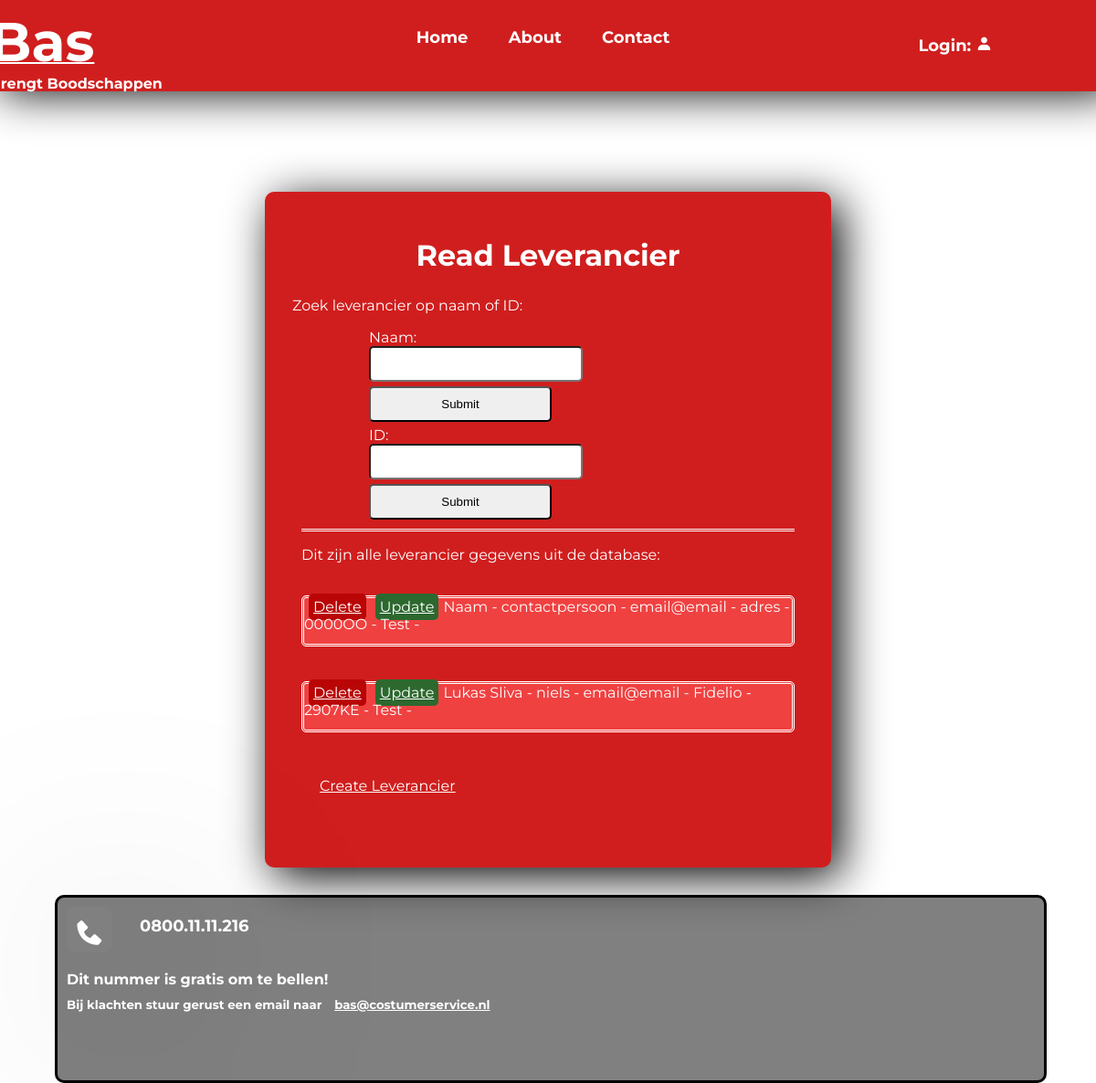
The app's page /levRead.php with its own data.
### tables this page shows
CREATE TABLE `leveranciers` (
  `levId` int(11) NOT NULL,
  `levNaam` varchar(15) NOT NULL,
  `levContact` varchar(20) DEFAULT NULL,
  `levEmail` varchar(30) NOT NULL,
  `levAdres` varchar(30) DEFAULT NULL,
  `levPostcode` varchar(6) DEFAULT NULL,
  `levWoonplaats` varchar(25) DEFAULT NULL
);

### Leveranciers.php (the view, shortened to what this page needs)
<?php
class Leveranciers
{
    function __construct($levNaam=NULL, $levContact=NULL, $levEmail=NULL, $levAdres=NULL, $levPostcode=NULL, $levWoonplaats=NULL)
    {
        $this->levNaam = $levNaam;
        $this->levContact = $levContact;
        $this->levEmail = $levEmail;
        $this->levAdres = $levAdres;
        $this->levPostcode = $levPostcode;
        $this->levWoonplaats = $levWoonplaats;
    }
    public function readLeveranciers() {
        require 'pureConnect.php';
        $sql = $conn->prepare('SELECT * FROM Leveranciers');
        $sql->execute();
        foreach($sql as $lev) {
            $levObject = new Leveranciers($lev['levNaam'], $lev['levContact'], $lev['levEmail'], $lev['levAdres'], $lev['levPostcode'], $lev['levWoonplaats']);
            echo '<br>';
            echo '<div class="readList">';
            echo '<a href="levDelete.php?action=delete&levId=' . $lev['levId'] . '" class="deleteButton" onclick="return confirm(\'Are you sure you want to delete this lev?\')">Delete</a>';
            echo '<a href="levUpdateForm.php?action=update&levId=' . $lev['levId'] . '"class="updateButton">Update</a>';
            echo $levObject->levNaam . ' - ';
            echo $levObject->levContact . ' - ';
            echo $levObject->levEmail . ' - ';
            echo $levObject->levAdres . ' - ';
            echo $levObject->levPostcode . ' - ';
            echo $levObject->levWoonplaats . ' - ';
            echo '</div>';
            echo '<br>';
        }
    }
}
?>

### style.css (style rules this page uses)
body { margin: 0; font-family: 'Montserrat', sans-serif; }
.deleteButton, #cancel { background-color: rgb(185, 5, 5); }
.updateButton { background-color: #2d692f; }
.readList { background-color: rgb(240, 65, 65); border-radius: 5px; height: 50px; border-color: white; border-style: double; }
a { color: white; }

### levRead.php (style rules this page uses)
a { margin: 5px; padding: 5px; border-radius: 5px; }

### records on screen
leveranciers: levNaam "Naam", levContact "contactpersoon", levEmail "email@email", levAdres "adres", levPostcode "0000OO", levWoonplaats "Test"
leveranciers: levNaam "Lukas Sliva", levContact "niels", levEmail "email@email", levAdres "Fidelio", levPostcode "2907KE", levWoonplaats "Test"
